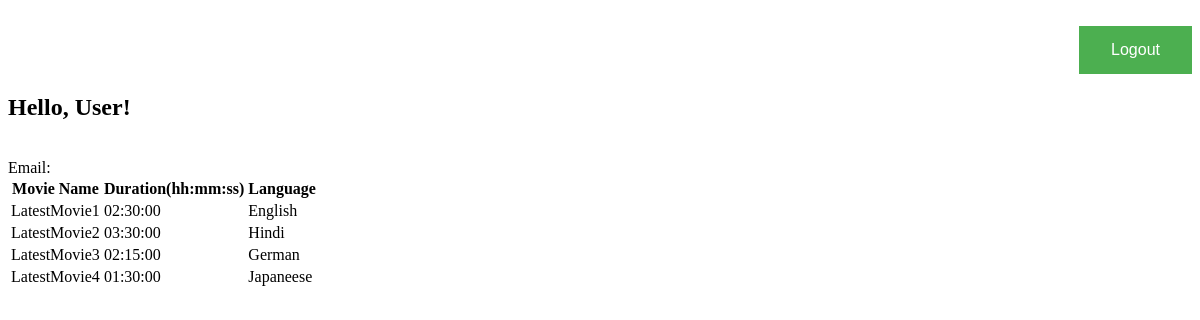
The page /allmovies.php on the database its author committed.
### tables this page shows
CREATE TABLE Movie(
	movie_id int PRIMARY KEY AUTO_INCREMENT,
    title VARCHAR(50) NOT NULL,
    duration time,
    lang VARCHAR(20)
);

### allmovies.php (the view, shortened to what this page needs)
<html>
<head>
	<link rel="stylesheet" type="text/css" href="style.css"/>
</head>
<body>
	<form name = "logoutForm" action = "logout.php" method = "POST" align = "right">
		<button type = "submit" name = "Logout">Logout</button>
	</form>
<?php
	echo "<h2>Hello, User!</h2></br>";
	echo "Email: ".$_SESSION['email']."</br>";
	require_once 'dbconnect.php';
	$sql = "SELECT title,duration,lang FROM movie";
if ($result=mysqli_query($con,$sql))
  {
	echo "<table> <tr> <th>Movie Name</th> <th>Duration(hh:mm:ss)</th> <th>Language</th> </tr>";
  while ($obj=mysqli_fetch_object($result))
    {
		echo "<tr> <td>$obj->title</td> <td>$obj->duration</td> <td>$obj->lang</td> </tr>";
    }
	echo "</table>";
}
?>
</body>
</html>

### style.css (style rules this page uses)
html { background: url(https://i.pinimg.com/originals/7b/8a/98/7b8a983faf282cab258cbfe9f5c226bb.jpg) no-repeat center center fixed; -webkit-background-size: cover; -moz-background-size: cover; -o-background-size: cover; background-size: cover; color: black; }
button { background-color: #4CAF50; border: none; color: white; padding: 15px 32px; text-align: center; text-decoration: none; display: inline-block; font-size: 16px; }

### rows shown on the page
movie: title "LatestMovie1", duration "02:30:00", lang "English"
movie: title "LatestMovie2", duration "03:30:00", lang "Hindi"
movie: title "LatestMovie3", duration "02:15:00", lang "German"
movie: title "LatestMovie4", duration "01:30:00", lang "Japaneese"
